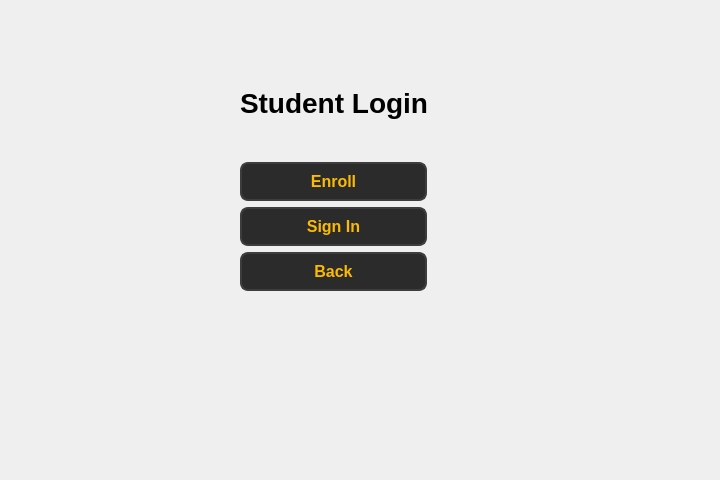
<?xml version="1.0" encoding="UTF-8"?>
<ui version="4.0">
 <class>Form</class>
 <widget class="QWidget" name="Form">
  <property name="geometry">
   <rect>
    <x>0</x>
    <y>0</y>
    <width>720</width>
    <height>480</height>
   </rect>
  </property>
  <property name="windowTitle">
   <string>Form</string>
  </property>
  <widget class="QWidget" name="">
   <property name="geometry">
    <rect>
     <x>240</x>
     <y>50</y>
     <width>187</width>
     <height>241</height>
    </rect>
   </property>
   <layout class="QVBoxLayout" name="verticalLayout_2">
    <item>
     <widget class="QLabel" name="label">
      <property name="font">
       <font>
        <pointsize>21</pointsize>
        <bold>true</bold>
       </font>
      </property>
      <property name="text">
       <string>Student Login</string>
      </property>
     </widget>
    </item>
    <item>
     <layout class="QVBoxLayout" name="verticalLayout">
      <item>
       <widget class="QPushButton" name="pushButton_6">
        <property name="styleSheet">
         <string notr="true">QPushButton {
        background-color: #2b2b2b;  
        color: #fcba03;              
        border: 2px solid #3d3d3d;      
        border-radius: 8px;          
        padding: 8px 16px;            
        font-size: 16px;            
        font-weight: bold;
    
    }

    QPushButton:hover {
        background-color: #fcba03;
		 color: #000000;
        border: 2px solid #5a5a5a;    
    }

    QPushButton:pressed {
        background-color: #1a1a1a;      
        border: 2px solid #2b2b2b;      
    }</string>
        </property>
        <property name="text">
         <string>Enroll</string>
        </property>
       </widget>
      </item>
      <item>
       <widget class="QPushButton" name="pushButton_7">
        <property name="styleSheet">
         <string notr="true">QPushButton {
        background-color: #2b2b2b;  
        color: #fcba03;              
        border: 2px solid #3d3d3d;      
        border-radius: 8px;          
        padding: 8px 16px;            
        font-size: 16px;            
        font-weight: bold;
    
    }

    QPushButton:hover {
        background-color: #fcba03;
		 color: #000000;
        border: 2px solid #5a5a5a;    
    }

    QPushButton:pressed {
        background-color: #1a1a1a;      
        border: 2px solid #2b2b2b;      
    }</string>
        </property>
        <property name="text">
         <string>Sign In</string>
        </property>
       </widget>
      </item>
      <item>
       <widget class="QPushButton" name="pushButton_5">
        <property name="styleSheet">
         <string notr="true">QPushButton {
        background-color: #2b2b2b;  
        color: #fcba03;              
        border: 2px solid #3d3d3d;      
        border-radius: 8px;          
        padding: 8px 16px;            
        font-size: 16px;            
        font-weight: bold;
    
    }

    QPushButton:hover {
        background-color: #fcba03;
		 color: #000000;
        border: 2px solid #5a5a5a;    
    }

    QPushButton:pressed {
        background-color: #1a1a1a;      
        border: 2px solid #2b2b2b;      
    }</string>
        </property>
        <property name="text">
         <string>Back</string>
        </property>
       </widget>
      </item>
     </layout>
    </item>
   </layout>
  </widget>
 </widget>
 <resources/>
 <connections/>
</ui>
